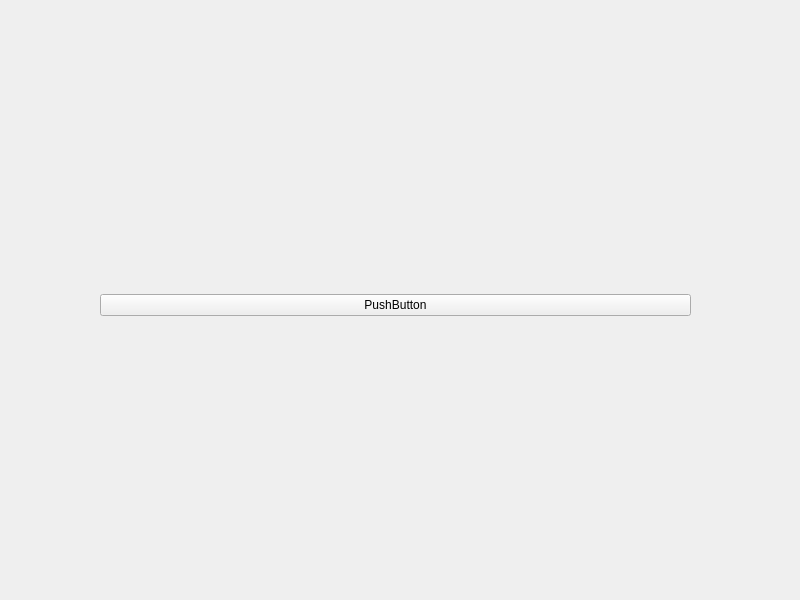
<?xml version="1.0" encoding="UTF-8"?>
<ui version="4.0">
 <class>MainWindow</class>
 <widget class="QMainWindow" name="MainWindow">
  <property name="geometry">
   <rect>
    <x>0</x>
    <y>0</y>
    <width>800</width>
    <height>600</height>
   </rect>
  </property>
  <property name="windowTitle">
   <string>MainWindow</string>
  </property>
  <widget class="QWidget" name="centralwidget">
   <property name="cursor">
    <cursorShape>ArrowCursor</cursorShape>
   </property>
   <widget class="QWidget" name="verticalLayoutWidget">
    <property name="geometry">
     <rect>
      <x>100</x>
      <y>110</y>
      <width>591</width>
      <height>391</height>
     </rect>
    </property>
    <layout class="QVBoxLayout" name="verticalLayout">
     <item>
      <widget class="QPushButton" name="pushButton">
       <property name="text">
        <string>PushButton</string>
       </property>
      </widget>
     </item>
    </layout>
   </widget>
  </widget>
 </widget>
 <resources/>
 <connections/>
</ui>
